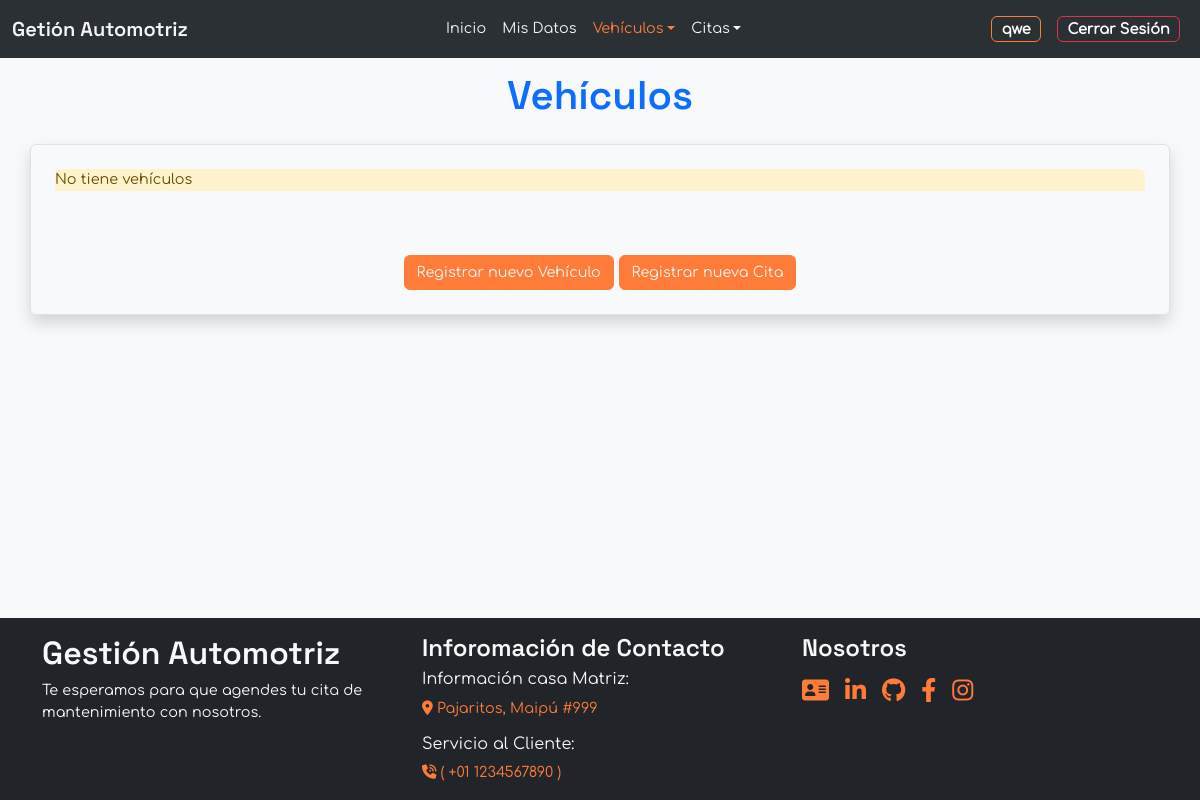
Before: /vehicle/ (signed in) with the older database file.
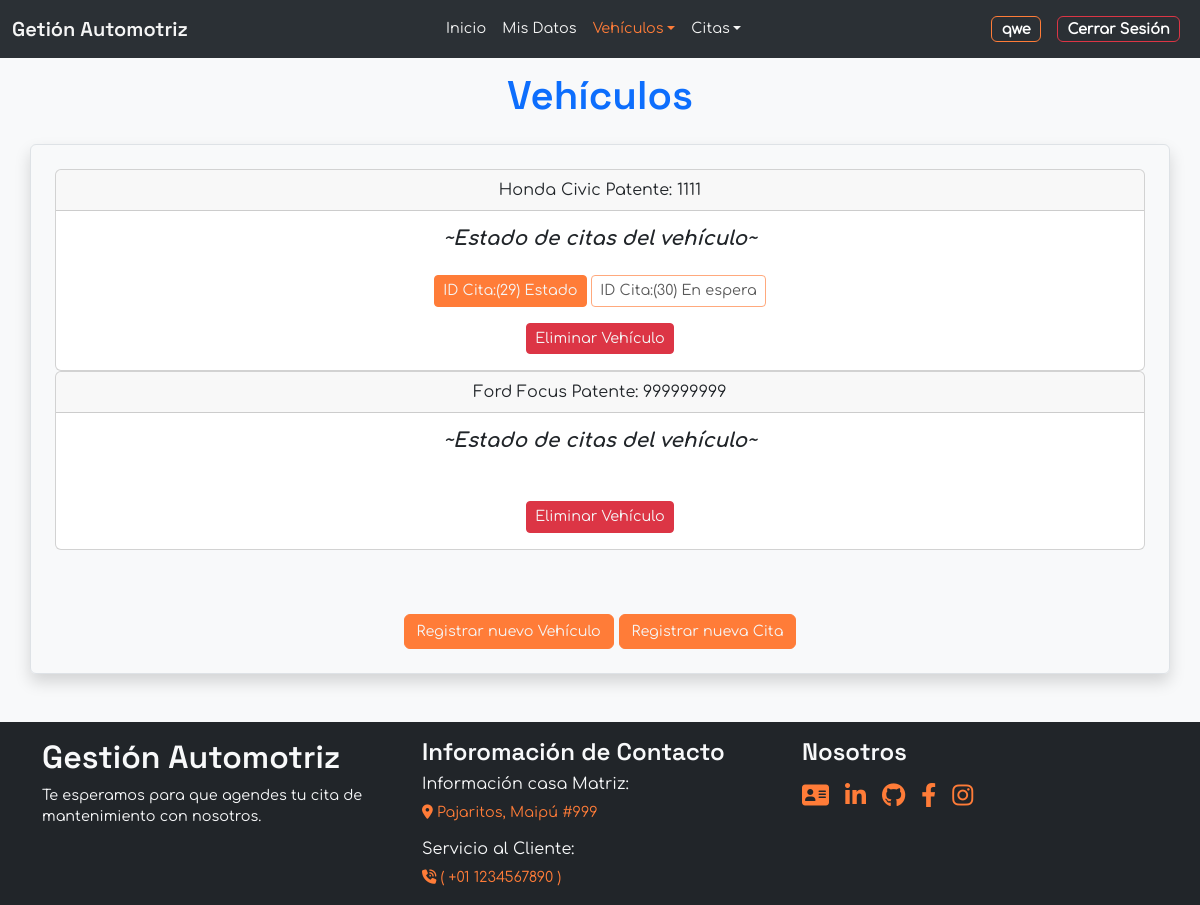
After: the same page with the newer database file.
### Management/models.py (models this page shows, shortened)
class Vehicle(models.Model):
    customer = models.ForeignKey(User,
                                on_delete=models.CASCADE,
                                null=False,
                                blank=False,)
    brand = models.CharField(max_length=50)
    model = models.CharField(max_length=50)
    patent = models.CharField(max_length=10)
    year = models.PositiveIntegerField(default=0)

class Appointment(models.Model):
    vehicle = models.ForeignKey(Vehicle, on_delete=models.SET_NULL, null=True)
    attention = models.ForeignKey(Attention, on_delete=models.CASCADE)
    date_register = models.DateField()
    date_created = models.DateTimeField(auto_now_add=True) # auto add: ingresa time automaticamente si no se ingresa manualmente
    date_finished = models.DateTimeField(null=True, blank=True) # Blank , se puede dejar vacio para llenado posterior
    mechanic = models.ForeignKey(Mechanic, on_delete=models.CASCADE)
    workshop = models.ForeignKey(Workshop, on_delete=models.CASCADE)
    description_customer = models.TextField(null=True, blank=True)
    inprogress = models.BooleanField(default=False)
    completed = models.BooleanField(default=False)

### Management/views.py (the view)
# urls.py: path('vehicle/', views.list_vehicles , name='vehicle'),
@login_required
@customer_required
def list_vehicles(request):
    vehicles = Vehicle.objects.filter(customer=request.user).prefetch_related('appointment_set__job_set')
    error = 'No tiene vehículos'
    return render(request, 'vehicle.html', {
        'list_vehicle': vehicles,
        'error': error
    })

### Management/templates/customers/vehicle.html (shortened to what this page needs)
{% extends 'base_customer.html' %}
{% block header %}
    <h1>Vehículos</h1>
{% endblock header %}
{% block content %}
    {% if list_vehicle %}
        {% for vehicle in list_vehicle %}
        <div class="card text-center">
            <div class="card-header">
                {{ vehicle.brand|capfirst }}
                {{ vehicle.model|capfirst }}
                Patente: {{ vehicle.patent }}
            </div>
            <div class="card-body">
                <h5 class="card-title fst-italic ">~Estado de citas del vehículo~</h5>
                {% for appointment in vehicle.appointment_set.all %}
                    {% if appointment.inprogress and appointment.job_set.all %}
                        <a class="btn btn-sm btn-primary mt-3" href="{% url 'state_vehicle' appointment.id %}">
                                ID Cita:({{ appointment.id }}) Estado
                        </a>
                    {% elif appointment.inprogress and not appointment.job_set.all %}
                        <button class="btn btn-sm btn-outline-danger mt-3">
                            ID Cita:({{ appointment.id }}) Eliminada
                        </button>
                    {% else %}
                        <button class="btn btn-sm btn-outline-primary mt-3" disabled>
                            ID Cita:({{ appointment.id }}) En espera
                        </button>
                    {% endif %}
                {% endfor %}
                <br>
                <form action="{% url 'delete_vehicle' vehicle.id %}" method="POST" class="confirm-form">
                    <button class="btn btn-sm btn-danger mt-3 confirm-button" data-action="delete">
                        Eliminar Vehículo
                    </button>
                </form>
            </div>
        </div>
        {% endfor %}
    {% else %}
        <li class="list-group-item list-group-item-warning mb-5">{{ error }}</li>
    {% endif %}
<div class="mx-auto text-center mt-5">
        <a class="btn btn-primary mt-3"href="{% url 'register_vehicle' %}">
            Registrar nuevo Vehículo
        </a>
        <a class="btn btn-primary mt-3" href="{% url 'register_date' %}">
            Registrar nueva Cita
        </a>
</div>
{% endblock content %}

Changed rows visible on the page:
added Vehicle: brand "Honda", model "Civic", patent "1111"
added Appointment: id "29"
added Appointment: id "30"
added Vehicle: brand "Ford", model "Focus", patent "999999999"
Other visible differences:
{{ error }}: "No tiene vehículos" → (not shown)
